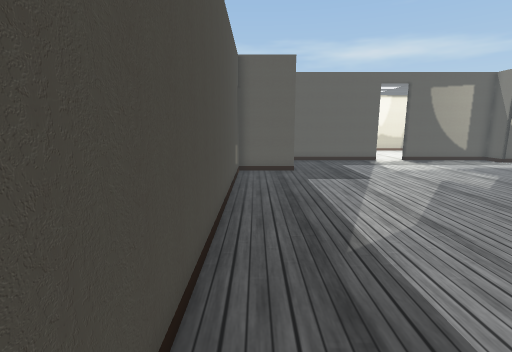
View 1 (above)

17 first-person views from a walk through a 3-D level made in the Unity game engine. The camera is 1.2 m above the floor, tilts 10° down and sees 85° across. The floor is counted in squares, 0.5 m on a side. Each view is taken from the middle of a square. On the plan, view 1 faces up. The plan holds only what a view shows up to about 18 squares ahead; the rest is blank. The place goes on beyond the plan. Some animated figures are not drawn. Door leaves are left out, so doorways stand open. Some surface patterns are stand-ins.

View 2
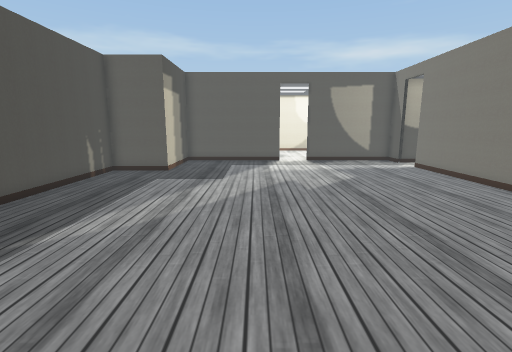

View 3
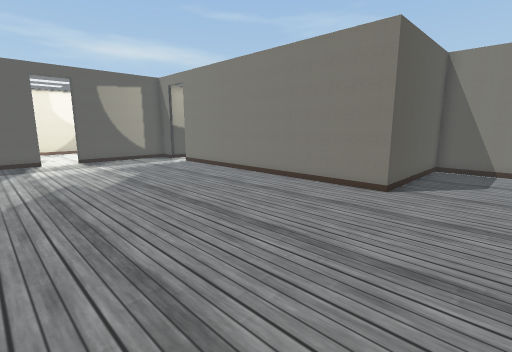

View 4
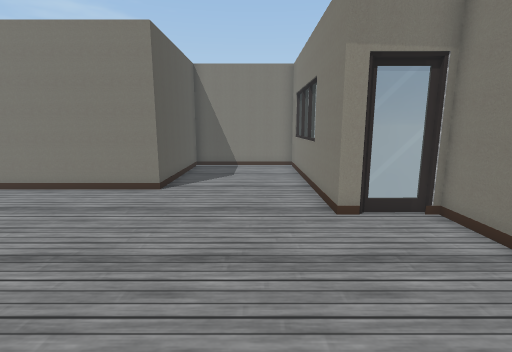

View 5
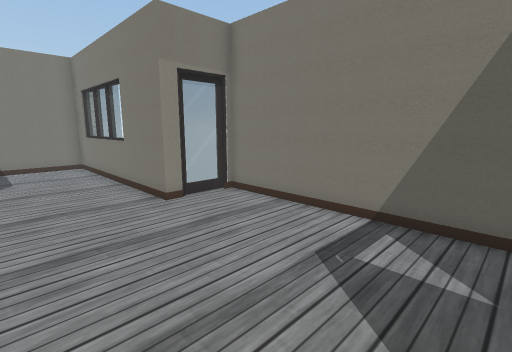

View 6
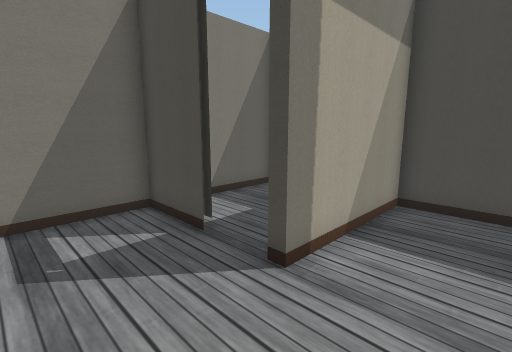

View 7
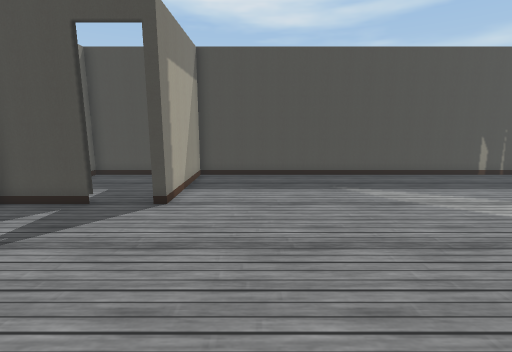

View 8
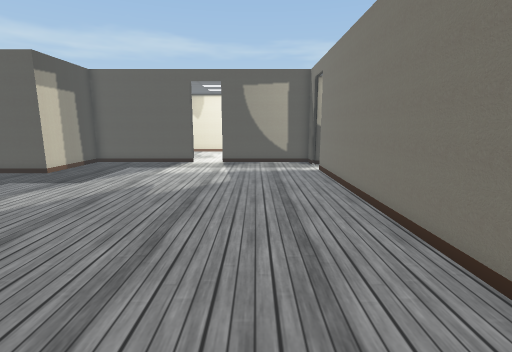

View 9
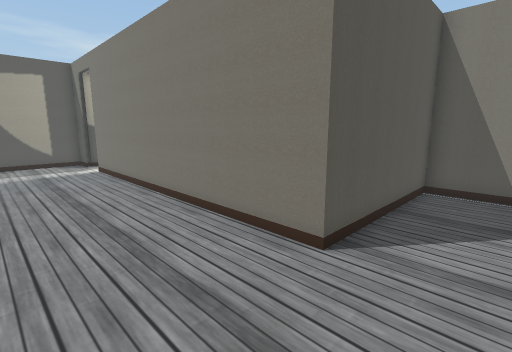

View 10
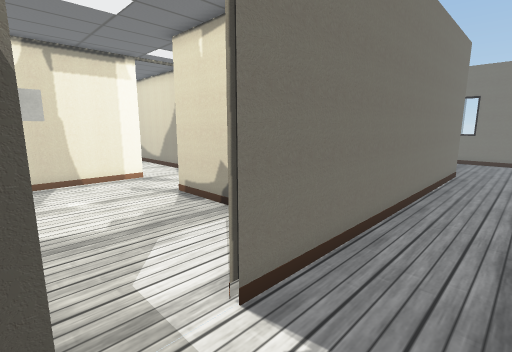

View 11
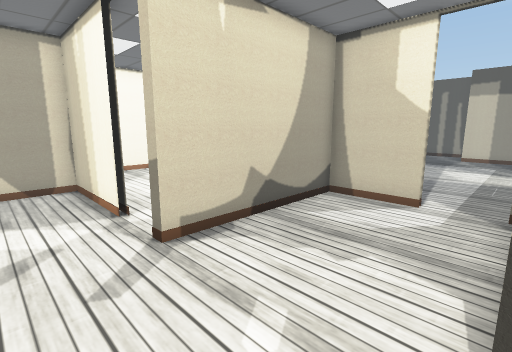

View 12
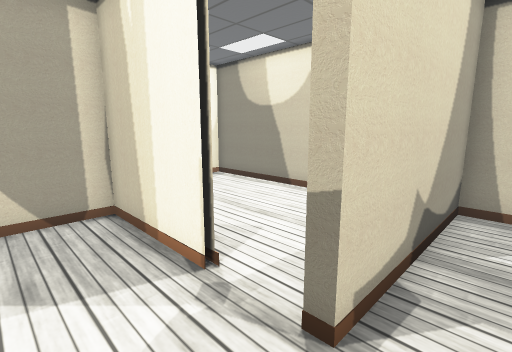

View 13
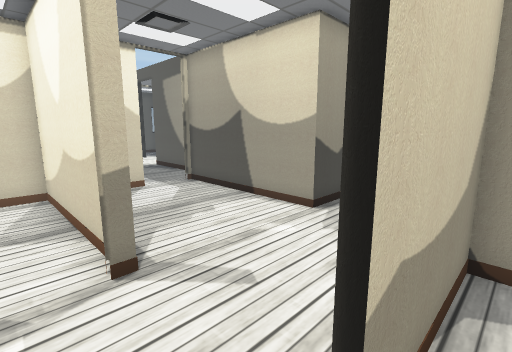

View 14
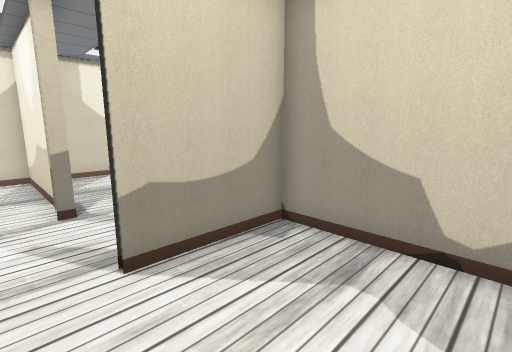

View 15
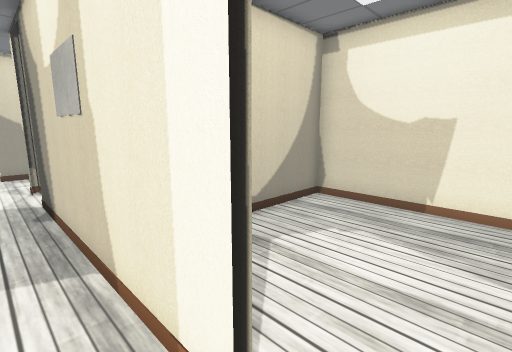

View 16
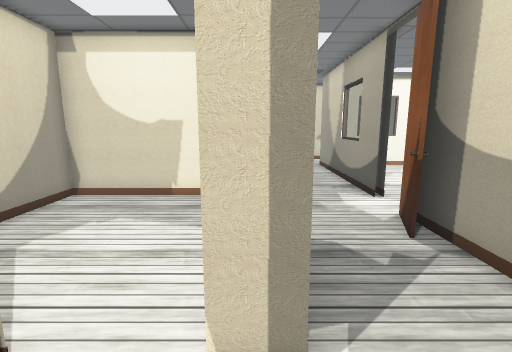

View 17
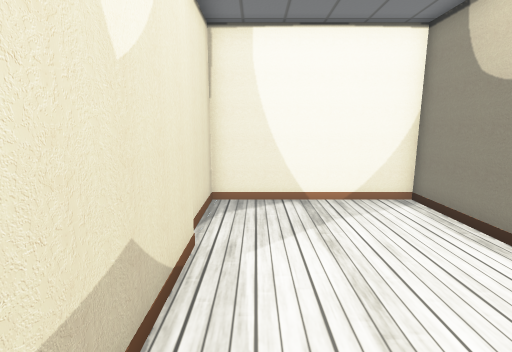

### Floor plan
Points are (right, up) in squares from view 1. A wall is a line through its corners. A room is listed if a view was taken in it or the views show most of it. See-through windows are left out.
Room 1 (views 1, 2, 3, 4, 5, 6, 7, 8, 9, 10)
walls: (4.5, -3.1) (4.5, -6.1) (13.7, -6.1) (13.6, -4); (4.2, -3.1) (4.2, -3.6); (13.4, -4) (13.4, -3.3) (23.5, -3.3) (23.5, 3.1); (16.6, 18.6) (16.6, 19.5); (2.1, 19.4) (2.1, 15.4) (-0.9, 15.4) (-0.9, -0.8) (4.5, -0.8) (4.5, -1.2); (23.5, 2.7) (16.6, 2.7) (16.6, 16.8)
ways out: open door at (17, 17.5) to room 2; open door at (4, -2.5) to room 5
Room 2 (views 11, 12, 15, 16)
walls: (27.2, 13.4) (27.2, 19.5); (27.2, 10.5) (27.2, 11.5); (23.5, 11.4) (23.5, 6.9) (25.9, 6.9); (23.3, 11.4) (23.3, 10.6); (29.1, 6.9) (31.9, 6.9); (30.7, 7.7) (32.6, 7); (23.5, 19.5) (23.5, 19) (16.8, 19); (34.4, 6.9) (41.5, 6.9); (34.4, 6.6) (35.1, 6.6); (16.8, 16.8) (16.8, 13.7) (23.5, 13.7) (23.5, 13.3)
ways out: open door at (17, 17.5) to room 1; open door at (27, 12.5) to room 3; open door at (23, 12.5) to room 4; open door at (33.5, 7)
Room 3 (views 13, 14)
walls: (27.2, 14) (27.2, 13.4); (34.7, 12.1) (34.7, 17.5) (27.4, 17.5) (27.4, 13.4); (28.6, 10.7) (31.8, 10.7)
ways out: open door at (27, 12.5) to room 2
Room 4 (view 17)
walls: (16.8, 8.8) (16.8, 2.9) (23.5, 2.9); (23.3, 6.5) (23.3, 10.9); (23.5, 3.1) (23.5, 5.8); (22.5, 13.5) (16.8, 13.5) (16.8, 12.3)
ways out: open door at (23, 12.5) to room 2
Room 5 (no view inside)
walls: (-0.9, -3.2) (-0.9, -6.1) (2.3, -6.1)
ways out: open door at (4, -2.5) to room 1

Where each view was taken, in squares from view 1:
view 1: 0 up, 0 right, facing up
view 2: 0 up, 7 right, facing up
view 3: 1 down, 6 right, facing up-right
view 4: 1 down, 6 right, facing right
view 5: 1 up, 5 right, facing down-right
view 6: 2 up, 8 right, facing down-left
view 7: 2 up, 13 right, facing left
view 8: 1 up, 13 right, facing up
view 9: 0 up, 12 right, facing up-right
view 10: 19 up, 14 right, facing down-right
view 11: 19 up, 26 right, facing down-left
view 12: 15 up, 26 right, facing down-left
view 13: 12 up, 28 right, facing up-left
view 14: 12 up, 32 right, facing up-left
view 15: 12 up, 26 right, facing up-right
view 16: 11 up, 25 right, facing right
view 17: 12 up, 22 right, facing down
